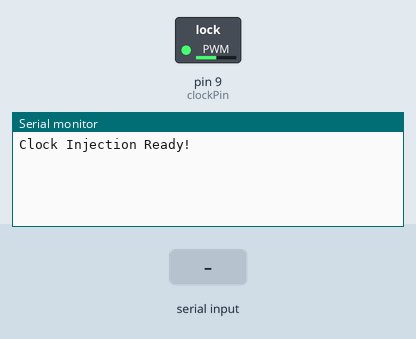
Simulated run of this sketch. Board: Arduino Uno, built with avr-gcc and run on an emulated ATmega328P. On the bench: switched loads named in the sketch (green lamp = pin HIGH), the last lines printed to the serial monitor. Inputs (shaded band) come from the test bench.

Above: at 1.2 s.
1.3 s: "A" received over Serial
At 2.5 s:
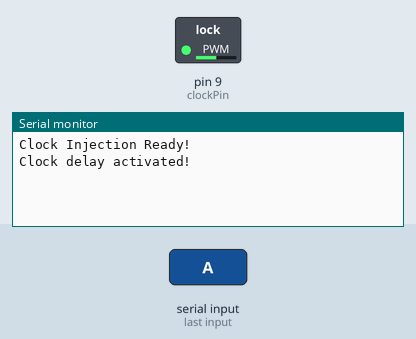
2.8 s: "D" received over Serial
At 3.9 s:
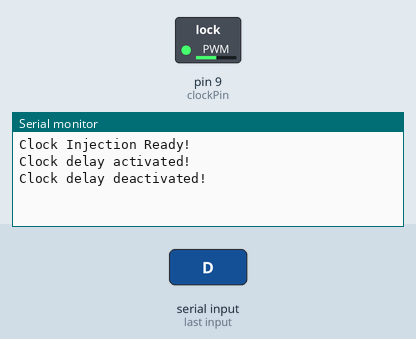

The sketch:

clock_fault_injector.ino
```cpp
const int clockPin = 9; // Pino de saída do clock
bool delayEnabled = false; // Estado inicial do atraso

void setup() {
  pinMode(clockPin, OUTPUT);

  // Configuração inicial: clock normal (16 MHz)
  configureClock(16);
  Serial.begin(9600);
  Serial.println("Clock Injection Ready!");
}

void loop() {
  if (Serial.available()) {
    char command = Serial.read();
    if (command == 'A') { // Ativar atraso
      delayEnabled = true;
      configureClock(12); // Reduz para 12 MHz
      Serial.println("Clock delay activated!");
    } else if (command == 'D') { // Desativar atraso
      delayEnabled = false;
      configureClock(16); // Retorna a 16 MHz
      Serial.println("Clock delay deactivated!");
    }
  }
}

void configureClock(int frequencyMHz) {
  // Configuração do Timer1 para a frequência desejada
  TCCR1A = (1 << COM1A0); // Toggle OC1A on Compare Match
  TCCR1B = (1 << WGM12) | (1 << CS10); // Modo CTC, prescaler = 1

  if (frequencyMHz == 16) {
    OCR1A = 0; // Para 16 MHz
  } else if (frequencyMHz == 12) {
    OCR1A = 1; // Para ~12 MHz
  }
}
```

Measured:
- after the input at 1.3 s, the serial monitor: prints a new line at once (image 1)
- after the input at 2.8 s, the serial monitor: prints a new line at once (image 2)
